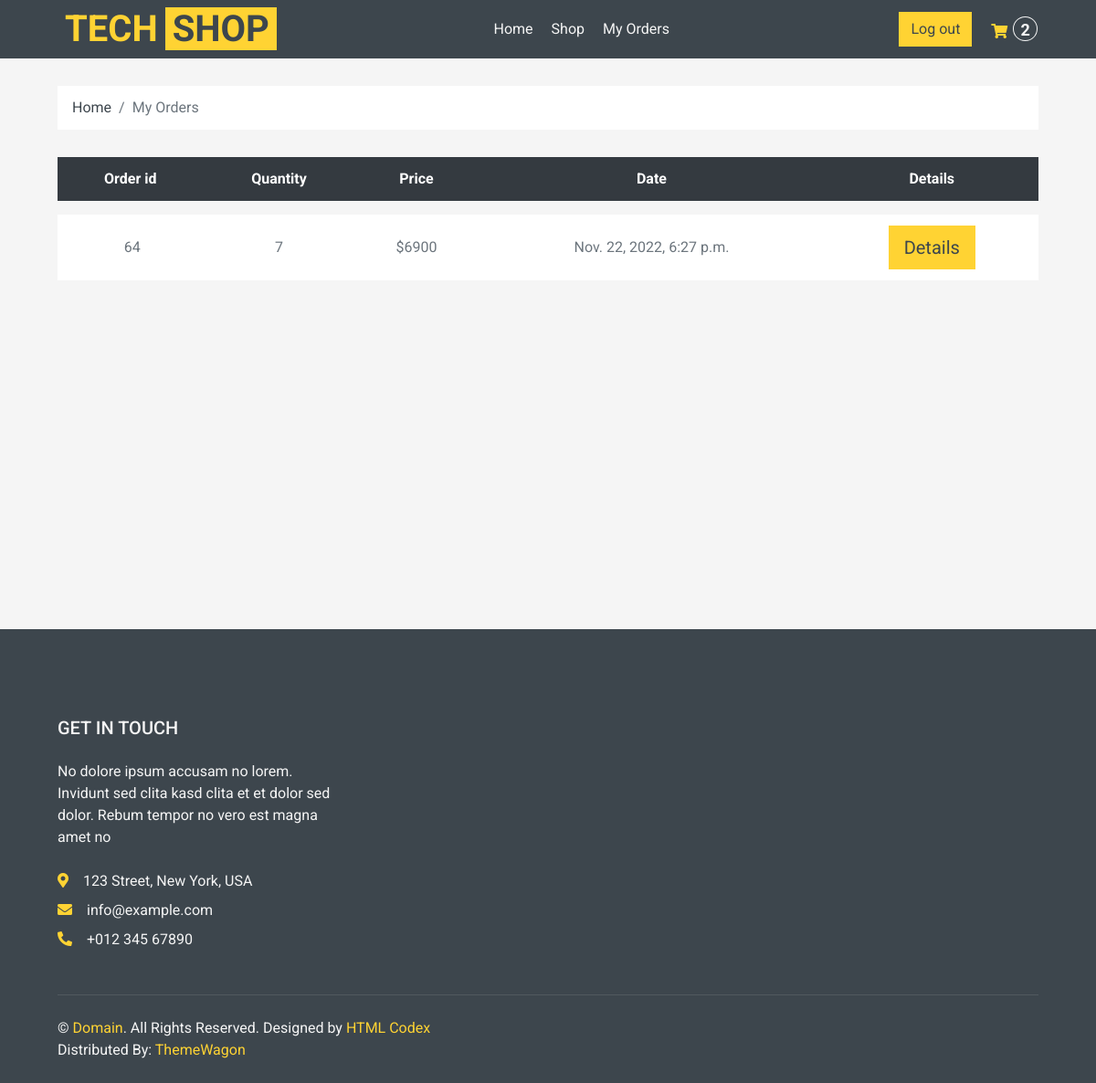
/my_orders (signed in), run on an earlier commit of the app's database.
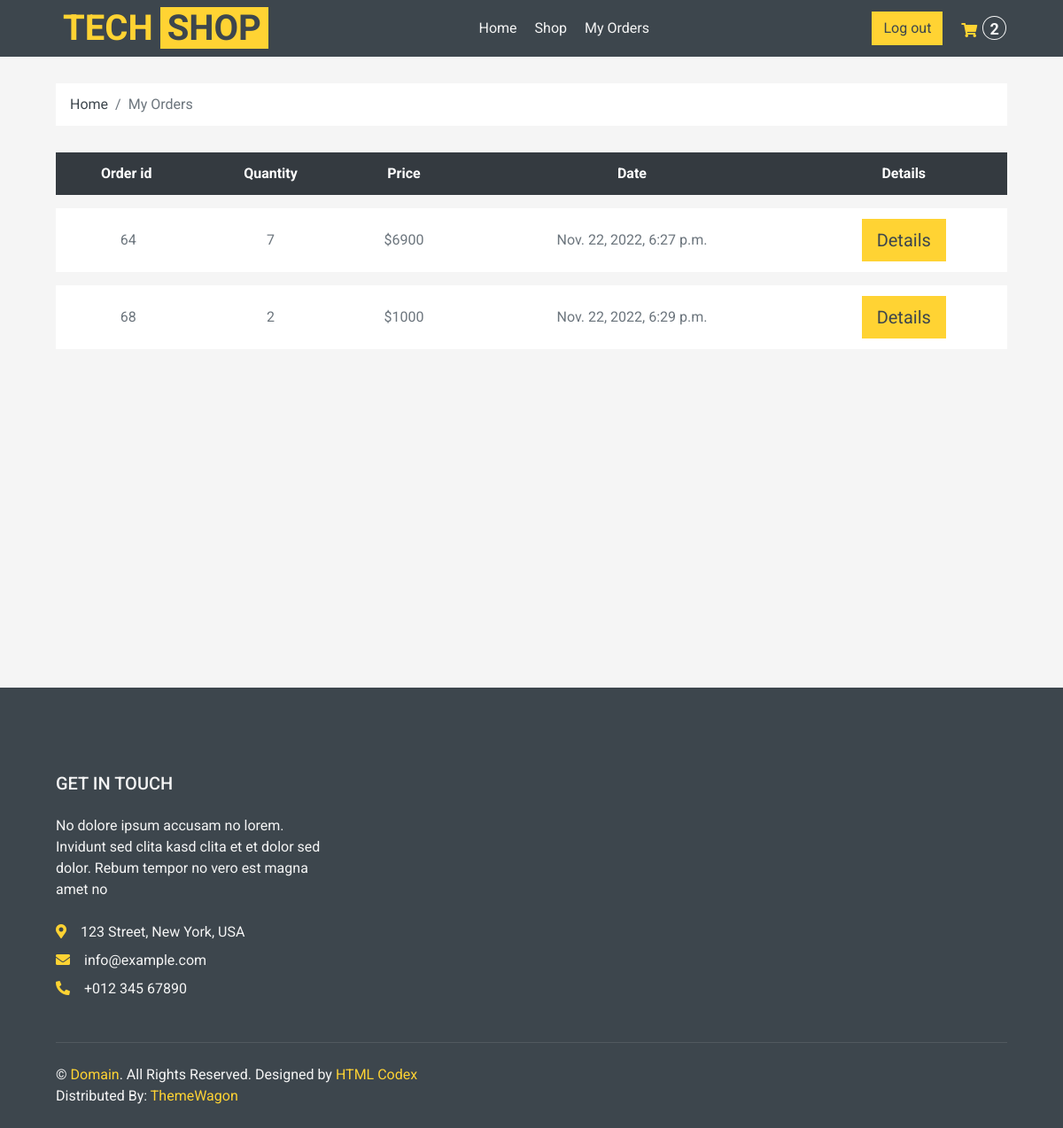
And on a later commit of the database.
### shop/models.py (models this page shows, shortened)
class Order(models.Model):
    STATUS = (
    ("Pending", "Pending"),
    ("Ready", "Ready"),
    ("Delivered", "Delivered"),
    ("Cart", "Cart"),
    )
    date_created = models.DateTimeField(null = True)
    products = models.ManyToManyField("Product")
    customer = models.ForeignKey(User, blank = True, null = True, on_delete = models.SET_NULL)
    status = models.CharField(choices = STATUS, default = "Pending", max_length = 255)
    date_added = models.DateTimeField(auto_now_add = True, null = True)
    @property
    def order_total_price(self):
        return sum([item.total_item_price for item in self.orderitem_set.all()])
    @property
    def order_total_quantity(self):
        return sum([item.quantity for item in self.orderitem_set.all()])

class OrderItem(models.Model):
    order = models.ForeignKey("Order", on_delete = models.CASCADE)
    product = models.ForeignKey("Product", null = True, blank = True, on_delete = models.CASCADE )
    quantity = models.IntegerField()
    date_added = models.DateTimeField(auto_now = True, null = True, blank = True)
    @property
    def total_item_price(self):
        return self.product.price * self.quantity

class Product(models.Model):
    CATEGORY = (
    ("Tech", "Tech"),
    ("New", "New"),
    ("Popular", "Popular"),
    )
    default_description = """
    Eos no lorem eirmod diam diam, eos elitr et gubergren diam sea. Consetetur vero aliquyam invidunt duo dolores et duo sit. Vero diam ea vero et dolore rebum, dolor rebum eirmod consetetur invidunt sed sed et, lorem duo et eos elitr, sadipscing kasd ipsum rebum diam. Dolore diam stet rebum sed tempor kasd eirmod. Takimata kasd ipsum accusam sadipscing, eos dolores sit no ut diam consetetur duo justo est, sit sanctus diam tempor aliquyam eirmod nonumy rebum dolor accusam, ipsum kasd eos consetetur at sit rebum, diam kasd invidunt tempor lorem, ipsum lorem elitr sanctus eirmod takimata dolor ea invidunt.

    Dolore magna est eirmod sanctus dolor, amet diam et eirmod et ipsum. Amet dolore tempor consetetur sed lorem dolor sit lorem tempor. Gubergren amet amet labore sadipscing clita clita diam clita. Sea amet et sed ipsum lorem elitr et, amet et labore voluptua sit rebum. Ea erat sed et diam takimata sed justo. Magna takimata justo et amet magna et.
    """
    name = models.CharField(verbose_name = "название продукта" , max_length = 100)
    price = models.IntegerField(null = True, blank = True)
    description = models.TextField(default = default_description, blank = True)
    rating = models.IntegerField(null = True, blank = True)
    pic = models.ImageField(upload_to = "shop/%Y/%m", null = True, blank = True, default = "default_picture.png")
    added_at = models.DateTimeField(verbose_name = "Data of appearance", auto_now_add = True, null = True)
    category = models.CharField(max_length = 100, choices = CATEGORY)
    slug = models.SlugField(blank = True)

### shop/views.py (the view)
# urls.py: path('my_orders', Shop.my_orders, name = "my_orders"),
    @login_required(login_url = "/login_view")
    def my_orders(request):
        orders_made = Order.objects.exclude(status = "Cart").filter(customer = request.user)
        ctx = {
        "orders_made" : orders_made,
        "crt_total_quantity": Shop.get_cart_total(request),
        }
        return render(request,"orders/my_orders.html",ctx)

### shop/views.py (called while the page is built)
    @staticmethod
    def get_cart_total(request):
        user = request.user
        if request.user.is_authenticated:
            crt, created = Order.objects.get_or_create(customer = user, status = "Cart")
        else:
            crt, created = Order.objects.get_or_create(customer = None, status = "Cart")
        return crt.order_total_quantity

### templates/orders/my_orders.html (shortened to what this page needs)
{%extends "main.html"%}
{%load static%}
{%block cart%}
    <div class="container-fluid">
        <div class="row px-xl-5">
            <div class="col-12">
                <nav class="breadcrumb bg-light mb-30">
                    <a class="breadcrumb-item text-dark" href="{%url 'index'%}">Home</a>
                    <span class="breadcrumb-item active">My Orders</span>
                </nav>
            </div>
        </div>
    </div>
    <div class="container-fluid">
        <div class="row px-xl-5">
            <div class="col-lg-12 table-responsive mb-5">
                <table class="table table-light table-borderless table-hover text-center mb-0">
                    <thead class="thead-dark">
                        <tr>
                            <th>Order id</th>
                            <th>Quantity</th>
                            <th>Price</th>
                            <th>Date</th>
                            <th>Details</th>
                        </tr>
                    </thead>
                    <tbody class="align-middle">
                        {% for order in orders_made%}
                        <tr data-product_id_item ={{item.product.id}} >
                            <td class="align-middle"><img src="{{item.product.pic.url}}" alt="" style="width: 50px;"> {{order.id}}</td>
                            <td class="align-middle">{{order.order_total_quantity}} </td>
                            <td class="align-middle" >${{order.order_total_price}}</td>
                            <td class="align-middle" >{{order.date_added}}</td>
                            <td class="align-middle" ><a class = "btn btn-primary btn-lg" href="{%url 'order_detail' order.id%}">Details</a></td>
                        </tr>
                        {% endfor %}
                    </tbody>
                </table>
            </div>
        </div>
    </div>
{%endblock%}

What changed in the data, as far as the page shows it:
now on this page (row edited): Order: id "68", order_total_quantity "2", order_total_price "1000", date_added "Nov. 22, 2022, 6:29 p.m."
